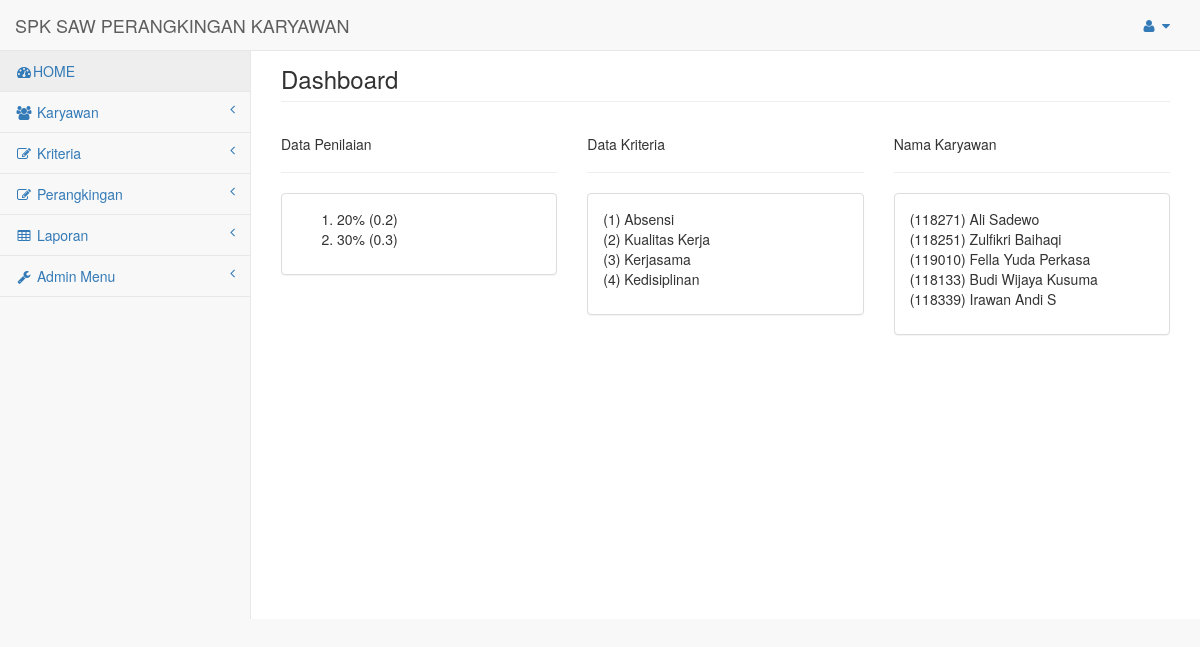
/pages/admin.php (signed in), run on the app's committed database.
### tables this page shows
CREATE TABLE `nilai` (
  `id_nilai` int(2) NOT NULL AUTO_INCREMENT,
  `ket_nilai` varchar(45) NOT NULL DEFAULT '',
  `jum_nilai` double NOT NULL,
  PRIMARY KEY (`id_nilai`)
);

CREATE TABLE `kriteria` (
  `id_kriteria` int(2) NOT NULL AUTO_INCREMENT,
  `nama_kriteria` varchar(25) NOT NULL DEFAULT '',
  `tipe_kriteria` varchar(10) NOT NULL DEFAULT '',
  `bobot_kriteria` double NOT NULL,
  PRIMARY KEY (`id_kriteria`)
);

CREATE TABLE `karyawan` (
  `nik` int(8) NOT NULL,
  `nama_karyawan` varchar(30) NOT NULL DEFAULT '',
  `alamat_karyawan` varchar(50) NOT NULL DEFAULT '',
  `telepon` varchar(15) NOT NULL DEFAULT '',
  `hasil_karyawan` double NOT NULL,
  PRIMARY KEY (`nik`)
);

### includes/nilai.inc.php (called while the page is built, shortened)
<?php
class Nilai{
	private $conn;
	private $table_name = "nilai";
	public function __construct($db){
		$this->conn = $db;
	}
	function readAll(){
		$query = "SELECT * FROM ".$this->table_name." ORDER BY id_nilai ASC";
		$stmt = $this->conn->prepare( $query );
		$stmt->execute();
		return $stmt;
	}
}
?>

### includes/kriteria.inc.php (called while the page is built, shortened)
<?php
class Kriteria{
	private $conn;
	private $table_name = "kriteria";
	public function __construct($db){
		$this->conn = $db;
	}
	function readAll(){
		$query = "SELECT * FROM ".$this->table_name." ORDER BY id_kriteria ASC";
		$stmt = $this->conn->prepare( $query );
		$stmt->execute();
		return $stmt;
	}
}
?>

### includes/alternatif.inc.php (called while the page is built, shortened)
<?php
class Alternatif{
	private $conn;
	private $table_name = "karyawan";
	public function __construct($db){
		$this->conn = $db;
	}
	function readAll($per=null,$limit=null){
		if(!empty($per)){
			if (!empty($limit)) {
				$query = "SELECT * FROM ".$this->table_name." a,rangking r where a.nik=r.nik and year(r.tahun_normalisasi) = '".$per."' group by a.nik ORDER BY hasil_karyawan DESC LIMIT ".$limit;
			}else{
				$query = "SELECT * FROM ".$this->table_name." a,rangking r where a.nik=r.nik and year(r.tahun_normalisasi) = '".$per."' group by a.nik ORDER BY hasil_karyawan DESC";
			}
		}else{
			$query = "SELECT * FROM ".$this->table_name." ORDER BY hasil_karyawan DESC";
		}
		$stmt = $this->conn->prepare( $query );
		$stmt->execute();
		return $stmt;
	}
}
?>

### pages/admin.php (the view, shortened to what this page needs)
<?php
include 'head.php';
include_once '../includes/nilai.inc.php';
$pro3 = new Nilai($db);
$stmt3 = $pro3->readAll();
include_once '../includes/alternatif.inc.php';
$pro1 = new Alternatif($db);
$stmt1 = $pro1->readAll();
include_once '../includes/kriteria.inc.php';
$pro2 = new Kriteria($db);
$stmt2 = $pro2->readAll();
include 'sidebar.php';
?>
        <div id="page-wrapper">
            <div class="row">
                <div class="col-lg-12">
                    <h3 class="page-header">Dashboard</h1>
                </div>
            </div>
            <div class="row">
          <div class="col-xs-12 col-sm-12 col-md-4">
            <div class="page-header">
              <h5>Data Penilaian</h5>
            </div>
            <div class="panel panel-default">
              <div class="panel-body">
                <ol>
                    <?php
                    while ($row3 = $stmt3->fetch(PDO::FETCH_ASSOC)){
                    ?>
                    <li><?php echo $row3['ket_nilai'] ?> (<?php echo $row3['jum_nilai'] ?>)</li>
                    <?php
                    }
                    ?>
                </ol>
              </div>
            </div>
          </div>
          <div class="col-xs-12 col-sm-12 col-md-4">
            <div class="page-header">
              <h5>Data Kriteria</h5>
            </div>
            <div class="panel panel-default">
              <div class="panel-body">
                <ol class="list-unstyled">
                    <?php
                    while ($row2 = $stmt2->fetch(PDO::FETCH_ASSOC)){
                    ?>
                    <li>(<?php echo $row2['id_kriteria'] ?>) <?php echo $row2['nama_kriteria'] ?></li>
                    <?php
                    }
                    ?>
                </ol>
              </div>
            </div>
          </div>
          <div class="col-xs-12 col-sm-12 col-md-4">
            <div class="page-header">
              <h5>Nama Karyawan</h5>
            </div>
            <div class="panel panel-default">
              <div class="panel-body">
                <ol class="list-unstyled">
                    <?php
                    while ($row1 = $stmt1->fetch(PDO::FETCH_ASSOC)){
                    ?>
                    <li>(<?php echo $row1['nik'] ?>) <?php echo $row1['nama_karyawan'] ?></li>
                    <?php
                    }
                    ?>
                </ol>
              </div>
            </div>
          </div>
        </div>
        </div>
    </div>
<?php
include 'footer.php';
?>

### pages/head.php (shortened to what this page needs)
<!DOCTYPE html>
<html lang="en">
<head>
    <link rel="stylesheet" href="../dist/css/custom.css">
    <link href="../vendor/bootstrap/css/bootstrap.min.css" rel="stylesheet">
    <link href="../vendor/metisMenu/metisMenu.min.css" rel="stylesheet">
    <link href="../dist/css/custom.css" rel="stylesheet" type="text/css">
    <link href="../dist/css/sb-admin-2.css" rel="stylesheet">
    <link href="../vendor/morrisjs/morris.css" rel="stylesheet">
    <link href="../vendor/font-awesome/css/font-awesome.min.css" rel="stylesheet" type="text/css">
    <link href="https://cdnjs.cloudflare.com/ajax/libs/select2/4.0.7/css/select2.min.css" rel="stylesheet" />
</head>

### pages/sidebar.php (shortened to what this page needs)
<div id="wrapper">
    <nav class="navbar navbar-default navbar-static-top" role="navigation" style="margin-bottom: 0">
        <div class="navbar-header">
            <a class="navbar-brand" href="admin.php">SPK SAW PERANGKINGAN KARYAWAN</a>
        </div>
        <ul class="nav navbar-top-links navbar-right">
            <li class="dropdown">
                <a class="dropdown-toggle" data-toggle="dropdown" href="#">
                    <i class="fa fa-user fa-fw"></i> <i class="fa fa-caret-down"></i>
                </a>
            </li>
        </ul>
        <div class="navbar-default sidebar" role="navigation">
            <div class="sidebar-nav navbar-collapse">
                <ul class="nav" id="side-menu">
                    <li>
                        <a href="admin.php"><i class="fa fa-dashboard fa-fw"></i>HOME</a>
                    </li>
                    <li>
                        <a href="#"><i class="fa fa-users fa-fw"></i> Karyawan<span class="fa arrow"></span></a>
                    </li>
                    <li>
                        <a href="#"><i class="fa fa-edit fa-fw"></i> Kriteria<span class="fa arrow"></span></a>
                    </li>
                    <li>
                        <a href="#"><i class="fa fa-edit fa-fw"></i> Perangkingan<span class="fa arrow"></span></a>
                    </li>
                    <li>
                        <a href="#"><i class="fa fa-table fa-fw"></i> Laporan<span class="fa arrow"></span></a>
                    </li>
                    <li>
                        <a href="#"><i class="fa fa-wrench fa-fw"></i> Admin Menu<span class="fa arrow"></span></a>
                    </li>
                </ul>
            </div>
        </div>
    </nav>

### pages/footer.php (shortened to what this page needs)
</body>
</html>

### data on the page
nilai: ket_nilai "20%", jum_nilai "0.2"
nilai: ket_nilai "30%", jum_nilai "0.3"
kriteria: id_kriteria "1", nama_kriteria "Absensi"
kriteria: id_kriteria "2", nama_kriteria "Kualitas Kerja"
kriteria: id_kriteria "3", nama_kriteria "Kerjasama"
kriteria: id_kriteria "4", nama_kriteria "Kedisiplinan"
karyawan: nik "118271", nama_karyawan "Ali Sadewo"
karyawan: nik "118251", nama_karyawan "Zulfikri Baihaqi"
karyawan: nik "119010", nama_karyawan "Fella Yuda Perkasa"
karyawan: nik "118133", nama_karyawan "Budi Wijaya Kusuma"
karyawan: nik "118339", nama_karyawan "Irawan Andi S"
